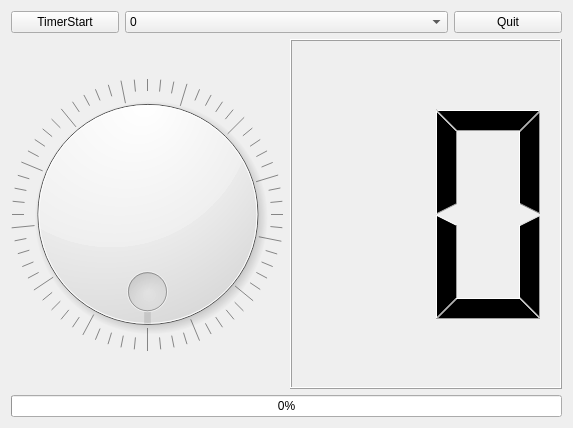
<?xml version="1.0" encoding="UTF-8"?>
<ui version="4.0">
 <class>Tab1DevControl</class>
 <widget class="QWidget" name="Tab1DevControl">
  <property name="enabled">
   <bool>true</bool>
  </property>
  <property name="geometry">
   <rect>
    <x>0</x>
    <y>0</y>
    <width>573</width>
    <height>428</height>
   </rect>
  </property>
  <property name="windowTitle">
   <string>Form</string>
  </property>
  <layout class="QVBoxLayout" name="verticalLayout" stretch="1,9">
   <item>
    <layout class="QHBoxLayout" name="horizontalLayout_2" stretch="2,6,2">
     <property name="sizeConstraint">
      <enum>QLayout::SizeConstraint::SetDefaultConstraint</enum>
     </property>
     <item>
      <widget class="QPushButton" name="pPBtimerStart">
       <property name="text">
        <string>TimerStart</string>
       </property>
       <property name="checkable">
        <bool>true</bool>
       </property>
      </widget>
     </item>
     <item>
      <widget class="QComboBox" name="pCBtimerValue">
       <item>
        <property name="text">
         <string>0</string>
        </property>
       </item>
       <item>
        <property name="text">
         <string>50</string>
        </property>
       </item>
       <item>
        <property name="text">
         <string>100</string>
        </property>
       </item>
       <item>
        <property name="text">
         <string>150</string>
        </property>
       </item>
       <item>
        <property name="text">
         <string>200</string>
        </property>
       </item>
      </widget>
     </item>
     <item>
      <widget class="QPushButton" name="pPBtquit">
       <property name="text">
        <string>Quit</string>
       </property>
      </widget>
     </item>
    </layout>
   </item>
   <item>
    <layout class="QVBoxLayout" name="verticalLayout_3">
     <item>
      <layout class="QHBoxLayout" name="horizontalLayout">
       <item>
        <widget class="QDial" name="pDialLed">
         <property name="maximum">
          <number>255</number>
         </property>
         <property name="wrapping">
          <bool>true</bool>
         </property>
         <property name="notchTarget">
          <double>3.700000000000000</double>
         </property>
         <property name="notchesVisible">
          <bool>true</bool>
         </property>
        </widget>
       </item>
       <item>
        <widget class="QLCDNumber" name="pLcdNumberLed">
         <property name="digitCount">
          <number>2</number>
         </property>
         <property name="mode">
          <enum>QLCDNumber::Mode::Hex</enum>
         </property>
        </widget>
       </item>
      </layout>
     </item>
     <item>
      <widget class="QProgressBar" name="pProgressBarLed">
       <property name="maximum">
        <number>255</number>
       </property>
       <property name="value">
        <number>0</number>
       </property>
       <property name="alignment">
        <set>Qt::AlignmentFlag::AlignCenter</set>
       </property>
       <property name="invertedAppearance">
        <bool>false</bool>
       </property>
      </widget>
     </item>
    </layout>
   </item>
  </layout>
 </widget>
 <resources/>
 <connections>
  <connection>
   <sender>pDialLed</sender>
   <signal>valueChanged(int)</signal>
   <receiver>pLcdNumberLed</receiver>
   <slot>display(int)</slot>
   <hints>
    <hint type="sourcelabel">
     <x>107</x>
     <y>192</y>
    </hint>
    <hint type="destinationlabel">
     <x>449</x>
     <y>155</y>
    </hint>
   </hints>
  </connection>
  <connection>
   <sender>pDialLed</sender>
   <signal>valueChanged(int)</signal>
   <receiver>pProgressBarLed</receiver>
   <slot>setValue(int)</slot>
   <hints>
    <hint type="sourcelabel">
     <x>124</x>
     <y>140</y>
    </hint>
    <hint type="destinationlabel">
     <x>138</x>
     <y>409</y>
    </hint>
   </hints>
  </connection>
 </connections>
</ui>
